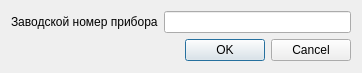
<?xml version="1.0" encoding="UTF-8"?>
<ui version="4.0">
 <class>chooseSerialNumberDialog</class>
 <widget class="QDialog" name="chooseSerialNumberDialog">
  <property name="geometry">
   <rect>
    <x>0</x>
    <y>0</y>
    <width>362</width>
    <height>73</height>
   </rect>
  </property>
  <property name="windowTitle">
   <string>Ввод заводского номера</string>
  </property>
  <layout class="QFormLayout" name="formLayout">
   <item row="0" column="0">
    <widget class="QLabel" name="label">
     <property name="text">
      <string>Заводской номер прибора</string>
     </property>
    </widget>
   </item>
   <item row="0" column="1">
    <widget class="QLineEdit" name="serialNumberEdit"/>
   </item>
   <item row="2" column="0" colspan="2">
    <widget class="QDialogButtonBox" name="buttonBox">
     <property name="orientation">
      <enum>Qt::Horizontal</enum>
     </property>
     <property name="standardButtons">
      <set>QDialogButtonBox::Cancel|QDialogButtonBox::Ok</set>
     </property>
    </widget>
   </item>
  </layout>
 </widget>
 <resources/>
 <connections>
  <connection>
   <sender>buttonBox</sender>
   <signal>accepted()</signal>
   <receiver>chooseSerialNumberDialog</receiver>
   <slot>accept()</slot>
   <hints>
    <hint type="sourcelabel">
     <x>248</x>
     <y>254</y>
    </hint>
    <hint type="destinationlabel">
     <x>157</x>
     <y>274</y>
    </hint>
   </hints>
  </connection>
  <connection>
   <sender>buttonBox</sender>
   <signal>rejected()</signal>
   <receiver>chooseSerialNumberDialog</receiver>
   <slot>reject()</slot>
   <hints>
    <hint type="sourcelabel">
     <x>316</x>
     <y>260</y>
    </hint>
    <hint type="destinationlabel">
     <x>286</x>
     <y>274</y>
    </hint>
   </hints>
  </connection>
 </connections>
</ui>
